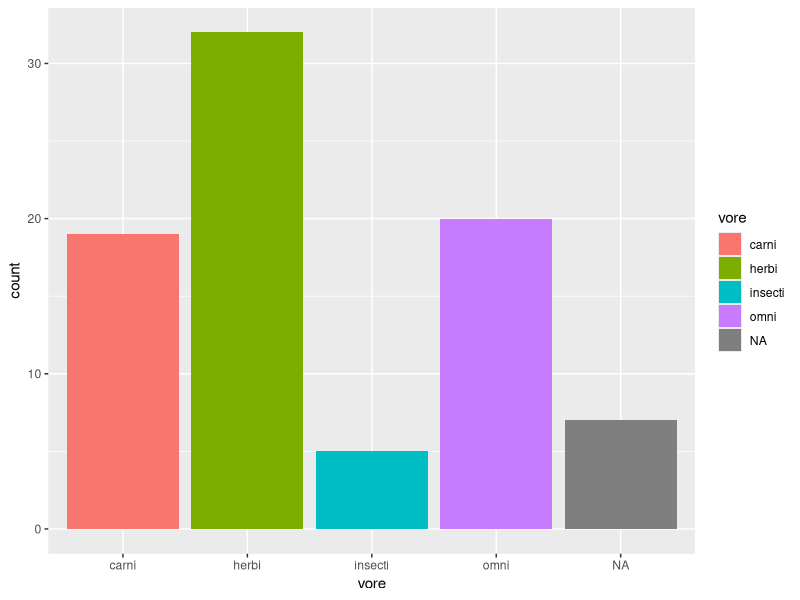
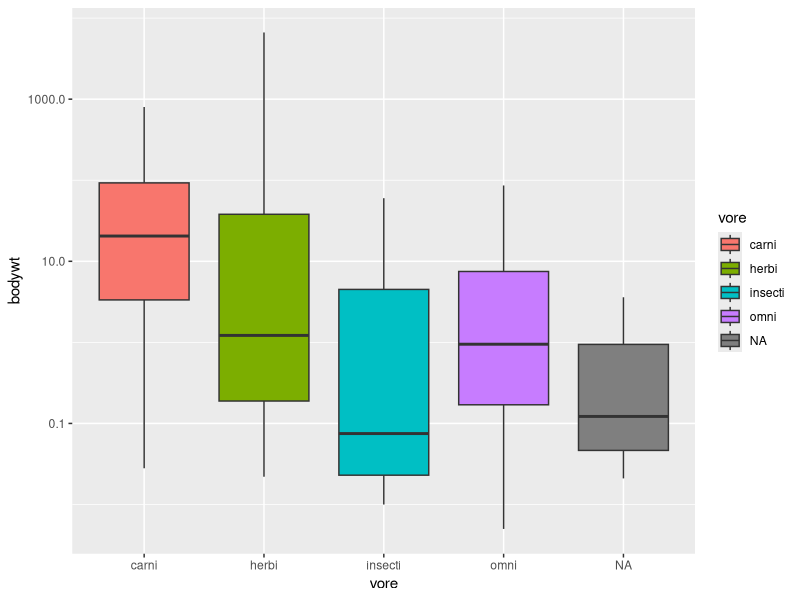
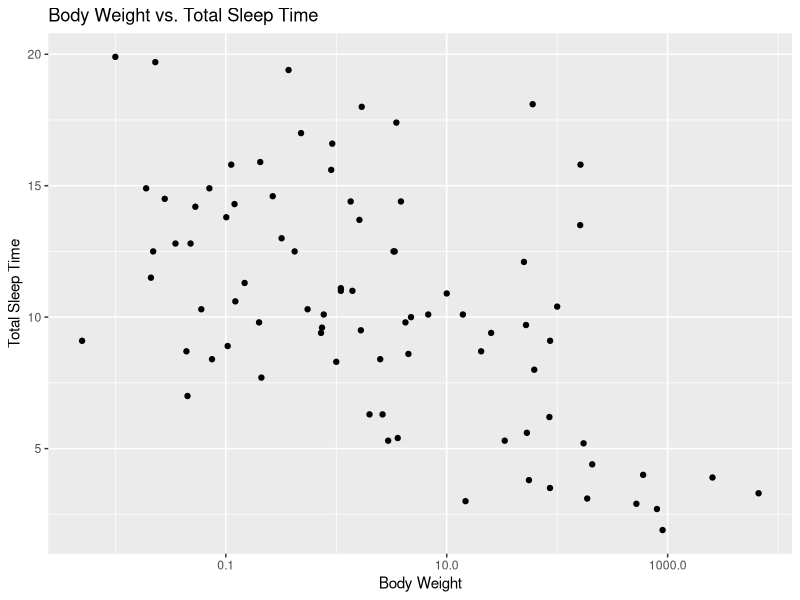
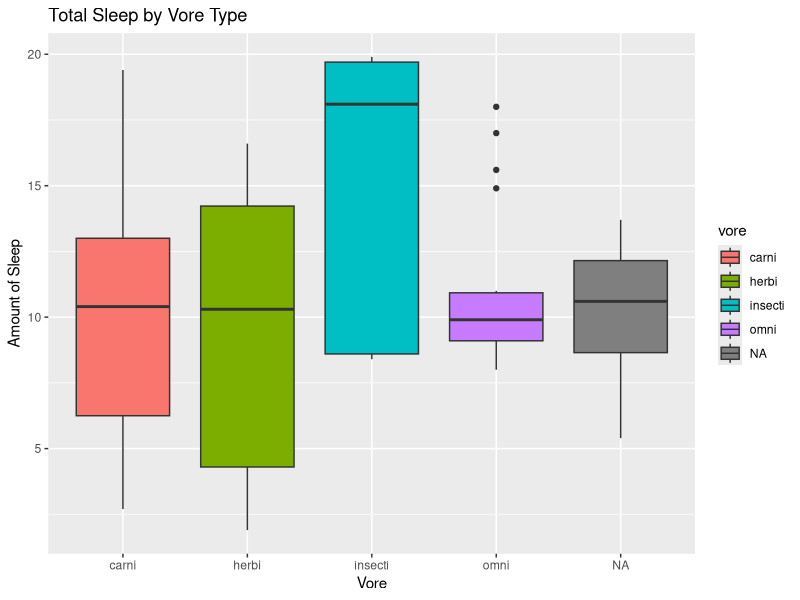
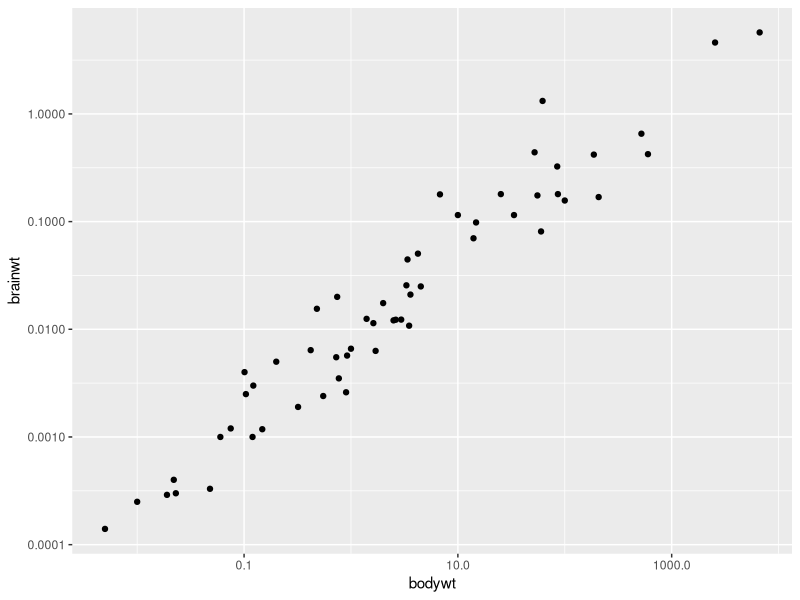

Recreate these plots in R, in order.
## ---- chunk 1
library("tidyverse")
options(scipen = 999) #disable scientific notation
## ---- chunk 2
summary(msleep)
## ---- chunk 3
names(msleep)
## ---- chunk 4
ggplot(data = msleep, mapping = aes(x = vore)) + geom_bar(mapping = aes(fill = vore))
## ---- chunk 5
avg <- mean(msleep$sleep_total)
avg
## ---- chunk 6
summary(msleep)
## ---- chunk 7
ggplot(data = msleep, mapping = aes(x = vore, y = bodywt)) + geom_boxplot(mapping = aes(fill = vore)) + scale_y_log10()
## ---- chunk 8
ggplot(data = msleep, mapping = aes(x = bodywt, y = sleep_total)) + geom_point() + scale_x_log10() + labs(title = "Body Weight vs. Total Sleep Time", x = "Body Weight", y = "Total Sleep Time")
## ---- chunk 9
ggplot(data = msleep, mapping = aes(x = vore, y=sleep_total)) + geom_boxplot(mapping = aes(fill = vore)) + labs(title = "Total Sleep by Vore Type", x = "Vore", y = "Amount of Sleep")
## ---- chunk 10
ggplot(data = msleep, mapping = aes(x = bodywt, y = brainwt)) + geom_point() + scale_x_log10() + scale_y_log10()
